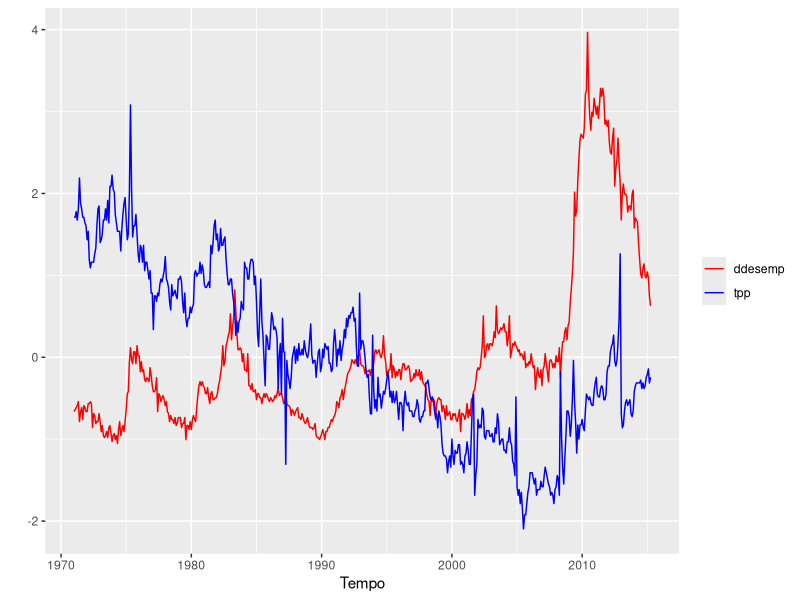

Write R code to recreate this figure.
#!/bin/env Rscript

# Libraries
library("readxl")
library("ggplot2")


# Read the data
df <- read_xlsx("econ.xlsx")


# Filter for years >= 1971
df <- df[df$tempo >= "1971/01/01", ]


# Create a new data frame with adjusted `ddesemp` and `tpp` columns
ddesemp_mean <- mean(df$ddesemp)
ddesemp_sd <- sd(df$ddesemp)

tpp_mean <- mean(df$tpp)
tpp_sd <- sd(df$tpp)

df_adjusted <- data.frame(
    tempo = df[, c("tempo")],
    ddesemp = lapply(df[, c("ddesemp")], function(ddesemp) (ddesemp - ddesemp_mean) / ddesemp_sd),
    tpp = lapply(df[, c("tpp")], function(tpp) (tpp - tpp_mean) / tpp_sd)
)

#  Then plot them and save the output
plot <- ggplot(df_adjusted, aes(x = tempo)) +
    geom_line(aes(y = ddesemp, color = "ddesemp")) +
    geom_line(aes(y = tpp, color = "tpp")) +
    xlab("Tempo") +
    ylab("") +
    scale_color_manual(values = c("red", "blue")) +
    theme(legend.title = element_blank())

ggsave(plot = plot, "output.png")
